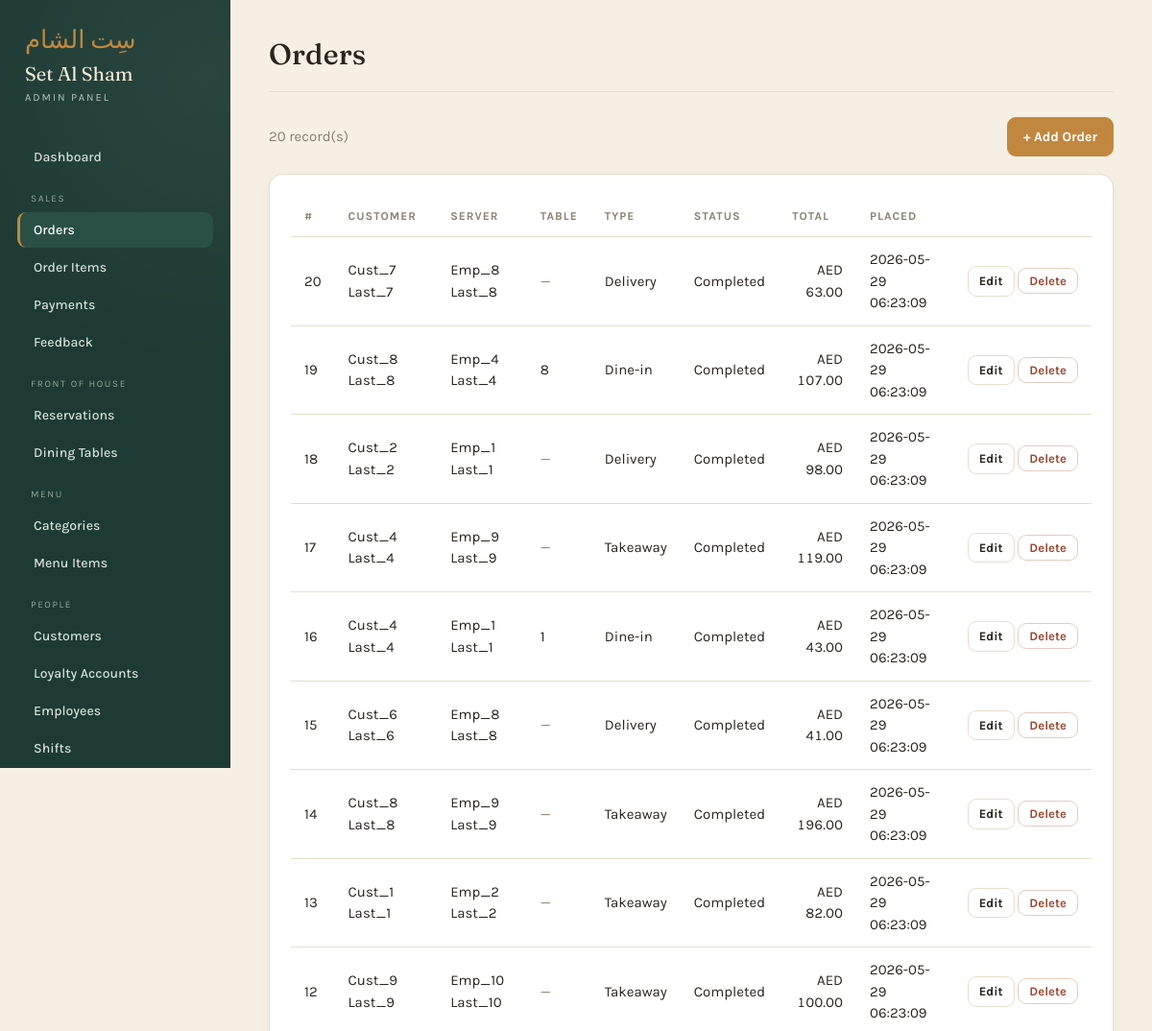
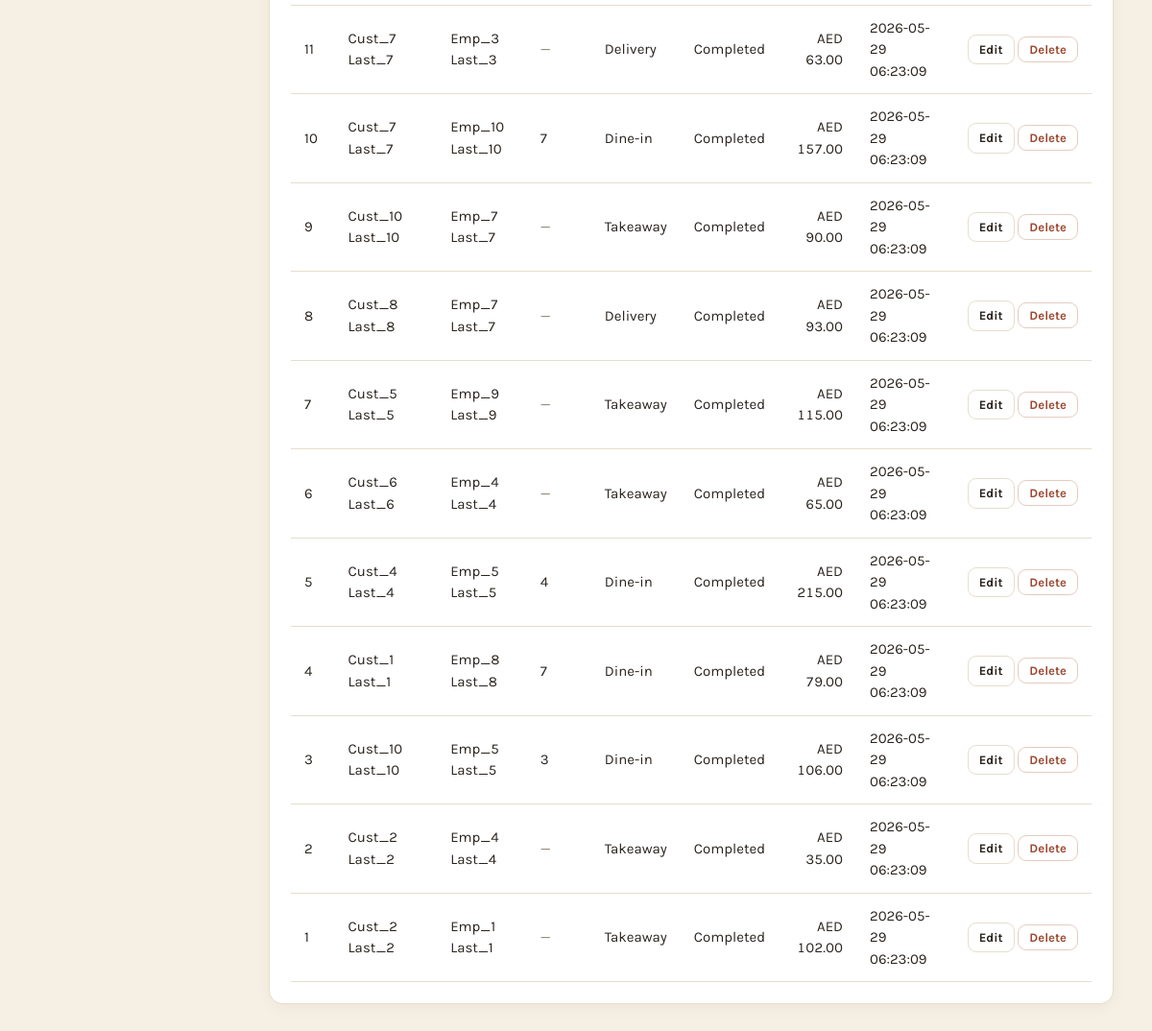
The app's page /admin/list.php?t=orders (signed in) with its own data (2 pictures, top to bottom).
### tables this page shows
CREATE TABLE Orders (
    OrderID INT AUTO_INCREMENT PRIMARY KEY,
    CustomerID INT,
    EmployeeID INT NOT NULL,
    TableID INT,
    OrderType VARCHAR(20) NOT NULL CHECK (OrderType IN ('Dine-in', 'Takeaway', 'Delivery')),
    OrderDateTime DATETIME DEFAULT CURRENT_TIMESTAMP,
    TotalAmount DECIMAL(10, 2) DEFAULT 0.00,
    Status VARCHAR(20) DEFAULT 'In Progress' CHECK (Status IN ('In Progress', 'Completed', 'Cancelled')),
    FOREIGN KEY (CustomerID) REFERENCES Customers(CustomerID) ON DELETE SET NULL,
    FOREIGN KEY (EmployeeID) REFERENCES Employees(EmployeeID) ON DELETE RESTRICT,
    FOREIGN KEY (TableID) REFERENCES DiningTables(TableID) ON DELETE SET NULL
);

CREATE TABLE DiningTables (
    TableID INT AUTO_INCREMENT PRIMARY KEY,
    TableNumber INT UNIQUE NOT NULL,
    Capacity INT NOT NULL CHECK (Capacity > 0),
    Status VARCHAR(20) DEFAULT 'Available' CHECK (Status IN ('Available', 'Occupied', 'Reserved', 'Maintenance'))
);

### admin/db.php (called while the page is built, shortened)
<?php
function money($n) { return 'AED ' . number_format((float)$n, 2); }
function h($s)     { return htmlspecialchars($s ?? '', ENT_QUOTES); }

### admin/auth_check.php (called while the page is built, shortened)
<?php
require_once 'roles.php';
$CURRENT_ROLE = $_SESSION['admin_role'] ?? 'Admin';

### admin/roles.php (called while the page is built, shortened)
<?php
$ROLES = [
    'Admin' => [
        'label'  => 'Administrator',
        'groups' => '*',
        'write'  => true,
    ],
    'Manager' => [
        'label'  => 'Manager',
        'groups' => ['Sales','Front of House','Menu','People','Supply Chain','Logs'],
        'write'  => true,
    ],
    'Cashier' => [
        'label'  => 'Cashier',
        'groups' => ['Sales'],
        'write'  => true,
    ],
    'Waiter' => [
        'label'  => 'Waiter',
        'groups' => ['Front of House','Menu'],
        'write'  => false,
    ],
];
function role_can_write($role) {
    global $ROLES;
    return !empty($ROLES[$role]['write']);
}

### admin/list.php (the view, shortened to what this page needs)
<?php
require 'auth_check.php';
require 'db.php';
require 'lib.php';
$key = $_GET['t'] ?? '';
$cfg = table_cfg($key);
$canWrite = role_can_write($CURRENT_ROLE);
$page_title = $cfg['label'];
$rows = mysqli_query($conn, list_query($cfg));
$listCols = array_filter($cfg['cols'], fn($c) => ($c['list'] ?? true) !== false);
require 'header.php';
?>
<div class="toolbar">
  <span class="muted-text"><?= mysqli_num_rows($rows) ?> record(s)</span>
  <?php if ($canWrite && can($cfg, 'add')):
    $singular = $cfg['singular'] ?? rtrim($cfg['label'], 's'); ?>
    <a class="btn btn-primary" href="form.php?t=<?= h($key) ?>">+ Add <?= h($singular) ?></a>
  <?php endif; ?>
</div>
<div class="card">
  <table>
    <thead>
      <tr>
        <?php foreach ($listCols as $c): ?><th><?= h($c['label']) ?></th><?php endforeach; ?>
        <?php if ($canWrite && (can($cfg,'edit') || can($cfg,'delete'))): ?><th></th><?php endif; ?>
      </tr>
    </thead>
    <tbody>
      <?php if (mysqli_num_rows($rows) === 0): ?>
        <tr><td colspan="20" class="muted-text">No records yet.</td></tr>
      <?php else: while ($row = mysqli_fetch_assoc($rows)): $pk = $row[$cfg['pk']] ?? 0; ?>
        <tr>
          <?php foreach ($listCols as $c): ?>
            <td class="<?= (($c['type']??'')==='decimal'||($c['type']??'')==='int'||!empty($c['money']))?'num':'' ?>"><?= cell($c, $row) ?></td>
          <?php endforeach; ?>
          <?php if ($canWrite && (can($cfg,'edit') || can($cfg,'delete'))): ?>
            <td style="white-space:nowrap;text-align:right">
              <?php if (can($cfg,'edit')): ?>
                <a class="btn btn-sm" href="form.php?t=<?= h($key) ?>&id=<?= (int)$pk ?>">Edit</a>
              <?php endif; ?>
              <?php if (can($cfg,'delete')): ?>
                <form method="post" class="inline" onsubmit="return confirm('Delete this record?');">
                  <button class="btn btn-sm btn-danger">Delete</button>
                </form>
              <?php endif; ?>
            </td>
          <?php endif; ?>
        </tr>
      <?php endwhile; endif; ?>
    </tbody>
  </table>
</div>
<?php require 'footer.php'; ?>

### admin/header.php (shortened to what this page needs)
<?php
require_once 'config_tables.php';
require_once 'roles.php';
$current = basename($_SERVER['PHP_SELF']);
$curT    = $_GET['t'] ?? '';
$page_title = $page_title ?? 'Admin';
$role = $CURRENT_ROLE ?? 'Admin';
$groups = [];
foreach ($TABLES as $navKey => $navCfg) {
    if (role_sees_group($role, $navCfg['group'])) $groups[$navCfg['group']][$navKey] = $navCfg['label'];
}
?>
<!DOCTYPE html>
<html lang="en">
<head>
<link rel="stylesheet" href="style.css">
</head>
<body>
<div class="layout">
  <aside class="sidebar">
    <div class="brand">
      <span class="brand-mark">سِت الشام</span>
      <span class="brand-name">Set Al Sham</span>
      <span class="brand-sub">Admin Panel</span>
    </div>
    <nav class="nav">
      <a href="dashboard.php" class="<?= $current === 'dashboard.php' ? 'active' : '' ?>">Dashboard</a>
      <?php foreach ($groups as $gname => $items): ?>
        <div class="nav-group"><?= h($gname) ?></div>
        <?php foreach ($items as $navKey => $navLabel):
          $active = (($current === 'list.php' || $current === 'form.php') && $curT === $navKey) ? 'active' : ''; ?>
          <a href="list.php?t=<?= h($navKey) ?>" class="<?= $active ?>"><?= h($navLabel) ?></a>
        <?php endforeach; ?>
      <?php endforeach; ?>
    </nav>
  </aside>
  <main class="content">
    <header class="page-head">
      <h1><?= h($page_title) ?></h1>
    </header>

### admin/lib.php (shortened to what this page needs)
<?php
function can($cfg, $op) {
    return $cfg['can'][$op] ?? true;
}
function list_query($cfg) {
    $sel = ['base.*'];
    $joins = [];
    $i = 0;
    foreach ($cfg['cols'] as $c) {
        if (($c['type'] ?? '') === 'fk') {
            $a   = "j$i";
            $ft  = $c['fk']['table'];
            $fpk = $c['fk']['pk'];
            $parts = array_map(fn($lc) => "$a.`$lc`", $c['fk']['labelCols']);
            $expr = count($parts) > 1 ? "CONCAT_WS(' ', " . implode(',', $parts) . ")" : $parts[0];
            $sel[]   = "$expr AS `__fk_{$c['name']}`";
            $joins[] = "LEFT JOIN `$ft` $a ON base.`{$c['name']}` = $a.`$fpk`";
            $i++;
        }
    }
    return "SELECT " . implode(', ', $sel) . " FROM `{$cfg['table']}` base "
         . implode(' ', $joins) . " ORDER BY base.`{$cfg['pk']}` DESC";
}
function cell($c, $row) {
    $type = $c['type'] ?? 'text';
    if ($type === 'fk') {
        $lbl = $row["__fk_{$c['name']}"] ?? null;
        return ($lbl !== null && $lbl !== '') ? h($lbl) : '<span class="muted-text">—</span>';
    }
    $v = $row[$c['name']] ?? null;
    if (!empty($c['money'])) return money($v);
    return h($v);
}

### admin/footer.php
  </main>
</div>
</body>
</html>

### admin/style.css (style rules this page uses)
:root { --green: #1d3b34; --green-soft: #2a5045; --parch: #f6efe3; --card: #ffffff; --ink: #2a241e; --muted: #8a7f70; --line: #e7ddcb; --saffron: #c2873f; --saffron-d: #a96f2c; --terra: #9c4a32; --ok: #3f7d5b; --warn: #b07d2a; --cream: #f3ead9; }
* { box-sizing: border-box; }
body { margin: 0; font-family: 'Karla', sans-serif; color: var(--ink); background: var(--parch); font-size: 15px; line-height: 1.5; }
h1, h2, h3 { font-family: 'Fraunces', serif; font-weight: 500; letter-spacing: .2px; }
a { color: var(--saffron-d); text-decoration: none; }
.layout { display: flex; min-height: 100vh; }
.sidebar { width: 240px; flex-shrink: 0; background: var(--green); background-image: radial-gradient(circle at 90% 10%, rgba(255,255,255,.05), transparent 40%); color: var(--cream); display: flex; flex-direction: column; padding: 28px 18px; position: sticky; top: 0; height: 100vh; }
.brand { display: flex; flex-direction: column; gap: 2px; margin-bottom: 34px; padding: 0 8px; }
.brand-mark { font-family: 'Fraunces', serif; font-size: 26px; color: var(--saffron); line-height: 1; }
.brand-name { font-family: 'Fraunces', serif; font-size: 20px; margin-top: 6px; }
.brand-sub { font-size: 11px; text-transform: uppercase; letter-spacing: 2px; color: #b9c7bf; }
.nav { display: flex; flex-direction: column; gap: 2px; }
.nav a { color: #d8e0db; padding: 11px 14px; border-radius: 9px; font-weight: 500; border-left: 3px solid transparent; transition: background .15s, color .15s; }
.nav a.active { background: var(--green-soft); color: #fff; border-left-color: var(--saffron); }
.content { flex: 1; padding: 34px 40px; max-width: 1200px; }
.page-head { margin-bottom: 26px; border-bottom: 1px solid var(--line); padding-bottom: 16px; }
.page-head h1 { margin: 0; font-size: 30px; }
.card { background: var(--card); border: 1px solid var(--line); border-radius: 14px; padding: 22px; box-shadow: 0 4px 16px rgba(42,36,30,.04); margin-bottom: 22px; }
table { width: 100%; border-collapse: collapse; }
th, td { text-align: left; padding: 12px 14px; border-bottom: 1px solid var(--line); }
th { font-size: 12px; text-transform: uppercase; letter-spacing: 1px; color: var(--muted); font-weight: 700; }
td.num, th.num { text-align: right; font-variant-numeric: tabular-nums; }
.btn { display: inline-block; font-family: 'Karla', sans-serif; font-size: 14px; font-weight: 700; padding: 9px 16px; border-radius: 9px; border: 1px solid var(--line); background: #fff; color: var(--ink); cursor: pointer; transition: background .15s, border-color .15s; }
.btn-primary { background: var(--saffron); border-color: var(--saffron); color: #fff; }
.btn-danger { color: var(--terra); border-color: #e6cbc1; }
.btn-sm { padding: 5px 11px; font-size: 13px; }
form.inline { display: inline; }
.muted-text { color: var(--muted); }
.toolbar { display: flex; justify-content: space-between; align-items: center; margin-bottom: 18px; gap: 12px; flex-wrap: wrap; }
.sidebar { overflow-y: auto; }
.nav a { padding: 8px 14px; font-size: 14px; }
.nav-group { font-size: 10px; text-transform: uppercase; letter-spacing: 1.6px; color: #93a79d; margin: 16px 0 4px; padding: 0 14px; }

### records on screen
orders: OrderID "20", lbl "Cust_7 Last_7", lbl "Emp_8 Last_8", OrderType "Delivery", Status "Completed", TotalAmount "AED 63.00", OrderDateTime "2026-05-29 06:23:09"
orders: OrderID "19", lbl "Cust_8 Last_8", lbl "Emp_4 Last_4", TableID.TableNumber "8", OrderType "Dine-in", Status "Completed", TotalAmount "AED 107.00", OrderDateTime "2026-05-29 06:23:09"
orders: OrderID "18", lbl "Cust_2 Last_2", lbl "Emp_1 Last_1", OrderType "Delivery", Status "Completed", TotalAmount "AED 98.00", OrderDateTime "2026-05-29 06:23:09"
orders: OrderID "17", lbl "Cust_4 Last_4", lbl "Emp_9 Last_9", OrderType "Takeaway", Status "Completed", TotalAmount "AED 119.00", OrderDateTime "2026-05-29 06:23:09"
orders: OrderID "16", lbl "Cust_4 Last_4", lbl "Emp_1 Last_1", TableID.TableNumber "1", OrderType "Dine-in", Status "Completed", TotalAmount "AED 43.00", OrderDateTime "2026-05-29 06:23:09"
orders: OrderID "15", lbl "Cust_6 Last_6", lbl "Emp_8 Last_8", OrderType "Delivery", Status "Completed", TotalAmount "AED 41.00", OrderDateTime "2026-05-29 06:23:09"
orders: OrderID "14", lbl "Cust_8 Last_8", lbl "Emp_9 Last_9", OrderType "Takeaway", Status "Completed", TotalAmount "AED 196.00", OrderDateTime "2026-05-29 06:23:09"
orders: OrderID "13", lbl "Cust_1 Last_1", lbl "Emp_2 Last_2", OrderType "Takeaway", Status "Completed", TotalAmount "AED 82.00", OrderDateTime "2026-05-29 06:23:09"
orders: OrderID "12", lbl "Cust_9 Last_9", lbl "Emp_10 Last_10", OrderType "Takeaway", Status "Completed", TotalAmount "AED 100.00", OrderDateTime "2026-05-29 06:23:09"
orders: OrderID "11", lbl "Cust_7 Last_7", lbl "Emp_3 Last_3", OrderType "Delivery", Status "Completed", TotalAmount "AED 63.00", OrderDateTime "2026-05-29 06:23:09"
orders: OrderID "10", lbl "Cust_7 Last_7", lbl "Emp_10 Last_10", TableID.TableNumber "7", OrderType "Dine-in", Status "Completed", TotalAmount "AED 157.00", OrderDateTime "2026-05-29 06:23:09"
orders: OrderID "9", lbl "Cust_10 Last_10", lbl "Emp_7 Last_7", OrderType "Takeaway", Status "Completed", TotalAmount "AED 90.00", OrderDateTime "2026-05-29 06:23:09"
orders: OrderID "8", lbl "Cust_8 Last_8", lbl "Emp_7 Last_7", OrderType "Delivery", Status "Completed", TotalAmount "AED 93.00", OrderDateTime "2026-05-29 06:23:09"
orders: OrderID "7", lbl "Cust_5 Last_5", lbl "Emp_9 Last_9", OrderType "Takeaway", Status "Completed", TotalAmount "AED 115.00", OrderDateTime "2026-05-29 06:23:09"
orders: OrderID "6", lbl "Cust_6 Last_6", lbl "Emp_4 Last_4", OrderType "Takeaway", Status "Completed", TotalAmount "AED 65.00", OrderDateTime "2026-05-29 06:23:09"
orders: OrderID "5", lbl "Cust_4 Last_4", lbl "Emp_5 Last_5", TableID.TableNumber "4", OrderType "Dine-in", Status "Completed", TotalAmount "AED 215.00", OrderDateTime "2026-05-29 06:23:09"
orders: OrderID "4", lbl "Cust_1 Last_1", lbl "Emp_8 Last_8", TableID.TableNumber "7", OrderType "Dine-in", Status "Completed", TotalAmount "AED 79.00", OrderDateTime "2026-05-29 06:23:09"
orders: OrderID "3", lbl "Cust_10 Last_10", lbl "Emp_5 Last_5", TableID.TableNumber "3", OrderType "Dine-in", Status "Completed", TotalAmount "AED 106.00", OrderDateTime "2026-05-29 06:23:09"
orders: OrderID "2", lbl "Cust_2 Last_2", lbl "Emp_4 Last_4", OrderType "Takeaway", Status "Completed", TotalAmount "AED 35.00", OrderDateTime "2026-05-29 06:23:09"
orders: OrderID "1", lbl "Cust_2 Last_2", lbl "Emp_1 Last_1", OrderType "Takeaway", Status "Completed", TotalAmount "AED 102.00", OrderDateTime "2026-05-29 06:23:09"

### other values on screen
$gname "SALES"
$navLabel "Orders"
$navLabel "Order Items"
$navLabel "Payments"
$navLabel "Feedback"
$gname "FRONT OF HOUSE"
$navLabel "Reservations"
$navLabel "Dining Tables"
$gname "MENU"
$navLabel "Categories"
$navLabel "Menu Items"
$gname "PEOPLE"
$navLabel "Customers"
$navLabel "Loyalty Accounts"
$navLabel "Employees"
